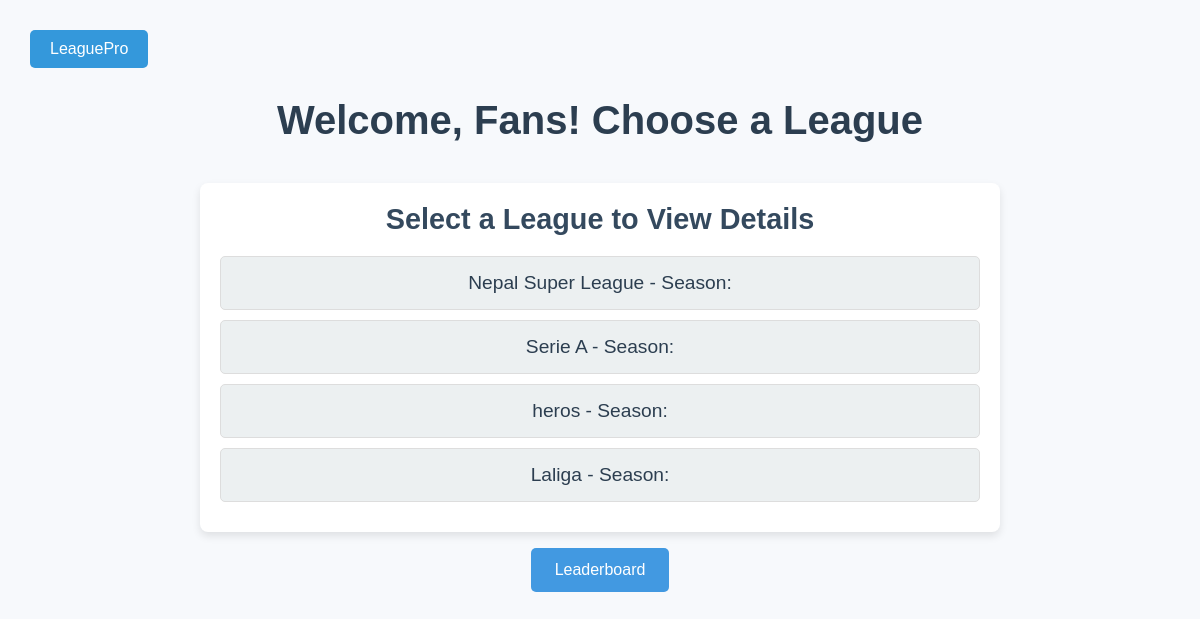
Page /pages/fans.php on the earlier database version.
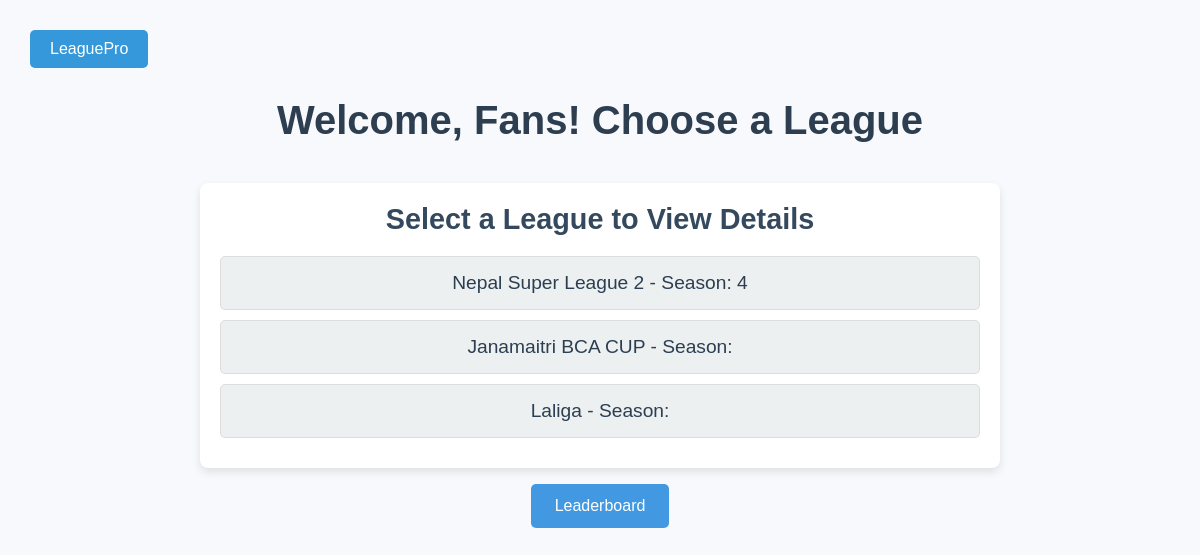
Same page on the later database version.
### tables this page shows
CREATE TABLE `league` (
  `league_id` int(11) NOT NULL,
  `league_name` varchar(100) DEFAULT NULL,
  `userId` int(11) NOT NULL,
  `start_date` int(11) DEFAULT NULL,
  `end_date` int(11) DEFAULT NULL,
  `season` int(100) DEFAULT NULL,
  `status` varchar(20) DEFAULT 'pending',
  `duration` int(11) NOT NULL,
  `max_teams` int(11) NOT NULL,
  `location` varchar(50) DEFAULT NULL
);

### pages/fans.php (the view, shortened to what this page needs)
<?php
$host = "localhost";
$user = "root";
$password = "";
$dbname = "leaguedb";
$conn = new mysqli($host, $user, $password, $dbname);
$leagues = [];
$leagueQuery = "SELECT league_id, League_name, season FROM league";
$result = $conn->query($leagueQuery);
if ($result->num_rows > 0) {
    while ($row = $result->fetch_assoc()) {
        $leagues[] = $row;
    }
} else {
    echo "No leagues found in the fdfddf.";
}
?>
<!DOCTYPE html>
<html lang="en">
<head>
    <link rel="stylesheet" href="../assests/css/fanStyle.css">
</head>
<body>
<div class="button-container-3">
            <button  onclick="window.location.href='index.php'">LeaguePro</button>
        </div>
    <header>
        <h1>Welcome, Fans! Choose a League</h1>
    </header>
    <div class="container">
        <h2>Select a League to View Details</h2>
        <ul>
            <?php foreach ($leagues as $league): ?>
                <li>
                    <a href="view_league.php?league_id=<?php echo urlencode($league['league_id']); ?>">
                        <?php echo htmlspecialchars($league['League_name']) . " - Season: " . htmlspecialchars($league['season']); ?>
                    </a>
                </li>
            <?php endforeach; ?>
        </ul>
    </div>
    <div class="button-group">
            <a href="view_leaderboard.php" class="btn">Leaderboard</a>
    </div>
</body>
</html>

Differences in the rows shown:
removed league: league_name "Nepal Super League"
removed league: league_name "Serie A"
removed league: league_name "heros"
added league: league_name "Nepal Super League 2", season "4"
added league: league_name "Janamaitri BCA CUP"
